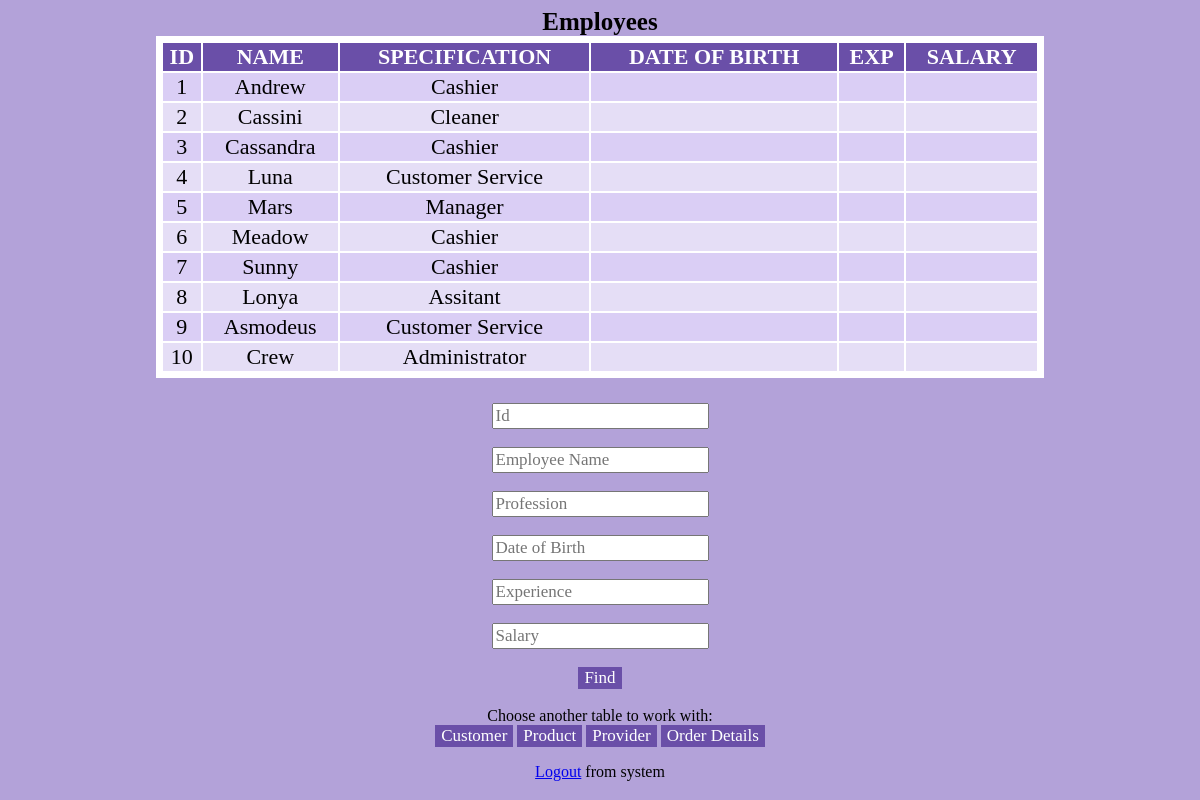
The page /Employee.php on the database its author committed.
### tables this page shows
CREATE TABLE Employee (
    EmployeeID int NOT NULL,
    NameEmp varchar(255) NOT NULL,
    Specification VARCHAR(255) NOT NULL,
    DateOfBirth DATE NOT NULL,
    Experience int NOT NULL,
    Salary int NOT NULL,
    PRIMARY KEY (EmployeeID)
);

### Employee.php (the view, shortened to what this page needs)
<?php require_once("includes/connection.php"); ?>
<?php
$EmployeeID = "";
$NameEmp = "";
$Specification= "";
$DateOfBirth ="";
$Experience="";
$Salary="";
$query1=mysqli_query($con, "select * from `Employee`");
print ("<p id='p1'><b> Employees </b>
<table>
<tr>
<th><b>ID</b></th>
<th><b>NAME</b></th>
<th><b>SPECIFICATION</b></th>
<th><b>DATE OF BIRTH</b></th>
<th><b>EXP</b></th>
<th><b>SALARY</b></th>
</tr>");
while ($a=mysqli_fetch_array($query1))
{
$id=$a['EmployeeID'];
$namE=$a['NameEmp'];
$spf=$a['Specification'];
$dob=$a['DateOfBirth'];
$exp=$a['Experience'];
$slr=$a['Salary'];
echo "<tr>
<td>" . $id . "</td>
<td>" . $namE . "</td>
<td>" . $spf . "</td>";
 if ('admin' == $_COOKIE['usernamecookie']) {
echo "<td>" . $dob . "</td>
<td>" . $exp . "</td>
<td>" . $slr . "</td>";}
else
    {echo "<td></td>";
echo "<td></td>";
echo "<td></td>";}
echo "</tr>";
}
print ("</table>");
?>
<!DOCTYPE Html>
<html>
    <head>
<?php include("includes/header.php"); ?>
    </head>
    <body>
        <form action="Employee.php" method="post">
            <input title = "Enter number here" type="number" name="EmployeeID" placeholder="Id" value="<?php echo $EmployeeID;?>"><br><br>
            <input title = "Enter name here" type="text" name="NameEmp" placeholder="Employee Name" value="<?php echo $NameEmp;?>"><br><br>
            <input title = "Enter specification here" type="text" name="Specification" placeholder="Profession" value="<?php echo $Specification;?>"><br><br>
            <input title = "Enter date of birth" type="text" name="DateOfBirth" placeholder="Date of Birth" value="<?php echo $DateOfBirth;?>"><br><br>
            <input title = "Enter expirience" type="number" name="Experience" placeholder="Experience" value="<?php echo $Experience;?>"><br><br>
            <input title = "Enter salary" type="number" name="Salary" placeholder="Salary" value="<?php echo $Salary;?>"><br><br>
            <div>
                <input id='DV1' type='submit' name='search' value='Find'>
            </div>
        <br>Choose another table to work with:<br>
        <a href="Customer.php"><input id="DV1" type="button" value="Customer"/></a>
        <a href="Product.php"><input id="DV1" type="button" value="Product"/></a>
        <a href="Provider.php"><input id="DV1" type="button" value="Provider"/></a>
        <a href="OrderDetail.php"><input id="DV1" type="button" value="Order Details"/></a>
        <p id="p2"><a href="logout.php">Logout</a> from system</p>
        </form>
    </body>
</html>

### css/style.css (style rules this page uses)
body { background-color: #B3A2D9; font-family: Century Gothic; }
form { text-align: center; }
input { font-family: Century Gothic; font-size: 17px; }
#DV1 { font-family: Century Gothic; border: none; background-color: #6A4FA8; color: white; font-size: 17px; }
table { text-align: center; background-color: white; font-size: 22px; width: 75%; padding: 5; margin-left: auto; margin-right: auto; }
#p1 { text-align: center; font-size: 25px; }
th { background-color: #6A4FA8; color: white; }
tr:nth-child(odd) { background-color: #E5DEF6; }
tr { background-color: #DACEF5; }

### rows shown on the page
employee: EmployeeID "1", NameEmp "Andrew", Specification "Cashier"
employee: EmployeeID "2", NameEmp "Cassini", Specification "Cleaner"
employee: EmployeeID "3", NameEmp "Cassandra", Specification "Cashier"
employee: EmployeeID "4", NameEmp "Luna", Specification "Customer Service"
employee: EmployeeID "5", NameEmp "Mars", Specification "Manager"
employee: EmployeeID "6", NameEmp "Meadow", Specification "Cashier"
employee: EmployeeID "7", NameEmp "Sunny", Specification "Cashier"
employee: EmployeeID "8", NameEmp "Lonya", Specification "Assitant"
employee: EmployeeID "9", NameEmp "Asmodeus", Specification "Customer Service"
employee: EmployeeID "10", NameEmp "Crew", Specification "Administrator"
